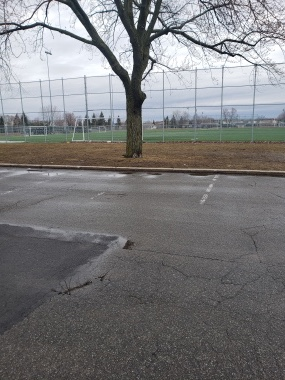
#> input picture files/project_images/image1.jpg, 285 x 380 px
$ python -i HarrisCorner.py   (imports and definitions only)   (older library calls are emulated)
#> lines starting #> are read from the running program, lines starting #| are printed output that depends on the picture
#> further down, picture is the input picture: shape (380, 285, 3); mean B, G, R 123, 121.7, 121.8
import numpy as np
import cv2


def get_x_gradient(image):
    gradient_x = cv2.Sobel(image, ddepth=cv2.CV_64F, dx=1, dy=0)
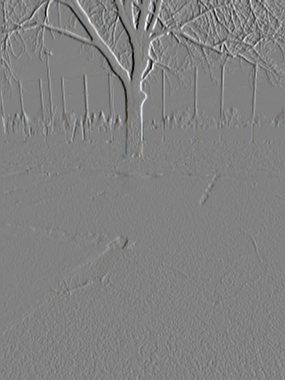
#> gradient_x: shape (380, 285, 3) float64; mean B, G, R 0.3, 0.3, 0.4; drawn with min black and max white
    return gradient_x


def get_y_gradient(image):
    gradient_y = cv2.Sobel(image, ddepth=cv2.CV_64F, dx=0, dy=1)
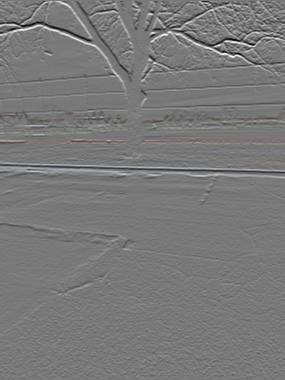
#> gradient_y: shape (380, 285, 3) float64; mean B, G, R -2.1, -1.9, -1.7; drawn with min black and max white
    return gradient_y


def smooth_gradient(i_xx, i_yy, i_xy):
    i_xx = cv2.GaussianBlur(i_xx, (3, 3), 0, 0)
    i_yy = cv2.GaussianBlur(i_yy, (3, 3), 0, 0)
    i_xy = cv2.GaussianBlur(i_xy, (3, 3), 0, 0)
    return i_xx, i_yy, i_xy


def smooth_gradient(i_xx, i_yy, i_xy):
    i_xx = cv2.GaussianBlur(i_xx, (3, 3), 0, 0)
    i_yy = cv2.GaussianBlur(i_yy, (3, 3), 0, 0)
    i_xy = cv2.GaussianBlur(i_xy, (3, 3), 0, 0)
    return i_xx, i_yy, i_xy


def compute_response(i_xx, i_yy, i_xy, window_size):
    step = int(np.floor(window_size / 2))
    response = np.zeros((i_xx.shape[0], i_xx.shape[1]))
    key_points = []
    h, w = i_xx.shape
    for y in range(h):
        for x in range(w):
            if y - step > -1 and y + step + 1 < i_xx.shape[0] and x - step > -1 and x + step + 1 < i_xx.shape[1]:
                xx = i_xx[y - step:y + step + 1, x - step:x + step + 1].sum()
                yy = i_yy[y - step:y + step + 1, x - step:x + step + 1].sum()
                xy = i_xy[y - step:y + step + 1, x - step:x + step + 1].sum()
                r = (xx * yy - xy * xy) - 0.4 * (xx + yy)
                if r > 10:
                    response[y, x] = r
    return response


def non_max_suppression(response, window_size):
    step = int(np.floor(window_size / 2))
    interest_point = []
    # response = np.pad(response, (step, step), 'constant', constant_values=0)
    col, row = response.shape
    for x in range(step, row - step):
        for y in range(step, col - step):
            r = response[y - step: y + step + 1, x - step:x + step + 1]
            maximum = r.max()
            if response[y, x] == maximum and maximum != 0:
                interest_point.append(cv2.KeyPoint(x, y, _size=1))
    return interest_point


def computeHarrisCornerKeyPoints(image):
    image_x = get_x_gradient(image)
    image_y = get_y_gradient(image)
    image_xx = image_x * image_x
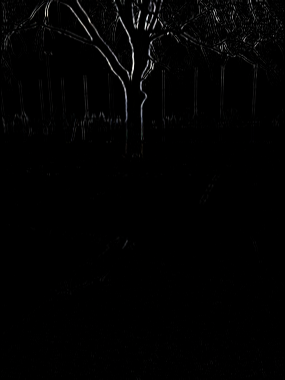
#> image_xx: shape (380, 285, 3) float64; mean B, G, R 7391.1, 7321.7, 7329.7; drawn with min black and max white
    image_yy = image_y * image_y
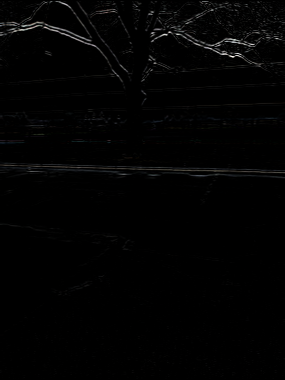
#> image_yy: shape (380, 285, 3) float64; mean B, G, R 9739.6, 9763.2, 9733.8; drawn with min black and max white
    image_xy = image_x * image_y
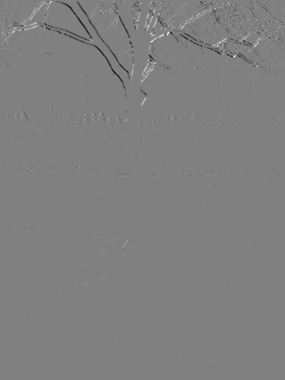
#> image_xy: shape (380, 285, 3) float64; mean B, G, R -968.7, -960.8, -968; drawn with min black and max white

    image_xx, image_yy, image_xy = smooth_gradient(image_xx, image_yy, image_xy)

    response = compute_response(image_xx, image_yy, image_xy, 3)
    key_points_boxes = non_max_suppression(response, 11)

    return key_points_boxes

>>> import cv2
>>> picture = cv2.imread('files/project_images/image1.jpg')
#> (the run stopped early here; a loop or call above may not have finished)

$ run again, on files/project_images/image2.jpg
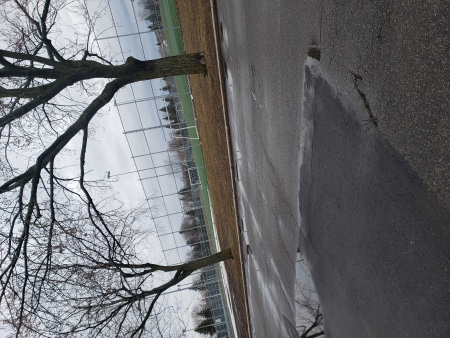
#> input picture files/project_images/image2.jpg, 450 x 338 px
#> picture is the input picture: shape (338, 450, 3); mean B, G, R 111.8, 109.1, 108.1
#> in computeHarrisCornerKeyPoints, `image_xy = image_x * image_y`:
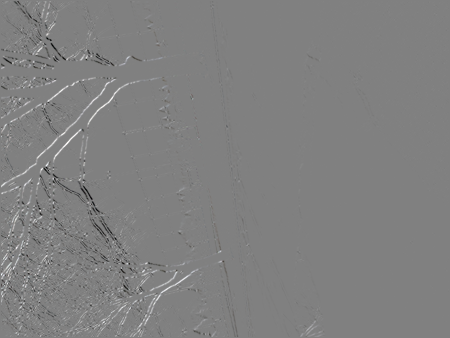
#> image_xy: shape (338, 450, 3) float64; mean B, G, R 521.8, 491.5, 491.6; drawn with min black and max white
#> in smooth_gradient, `i_yy = cv2.GaussianBlur(i_yy, (3, 3), 0, 0)`:
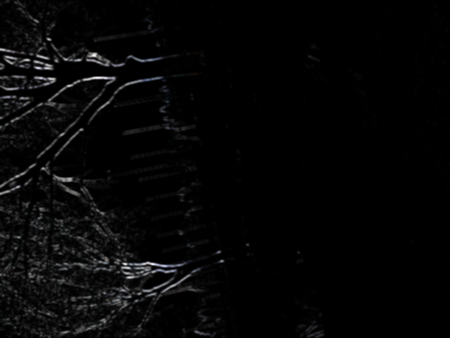
#> i_yy: shape (338, 450, 3) float64; mean of channels 0, 1, 2 12315.9, 12014.2, 11946.8; drawn with min black and max white

$ run again, on files/project_images/image3.jpg
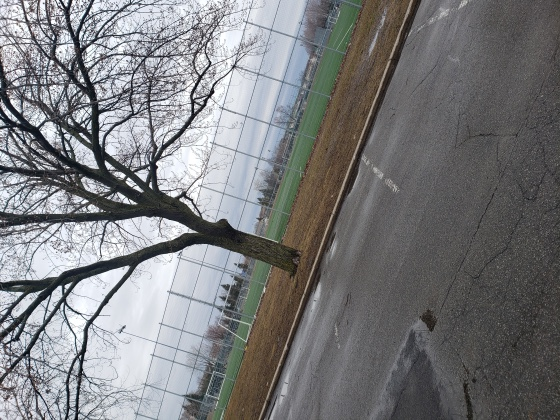
#> input picture files/project_images/image3.jpg, 560 x 420 px
#> picture is the input picture: shape (420, 560, 3); mean B, G, R 125.2, 123.3, 122.5
#> in computeHarrisCornerKeyPoints, `image_xy = image_x * image_y`:
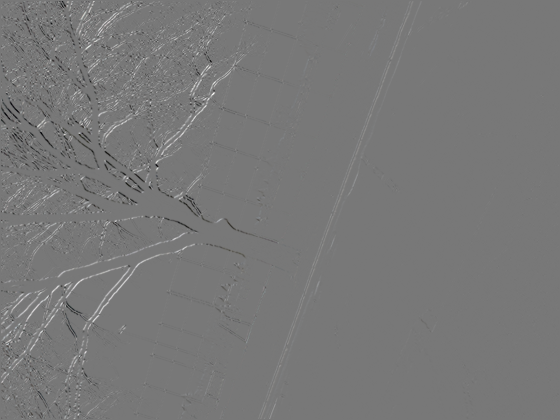
#> image_xy: shape (420, 560, 3) float64; mean B, G, R 1660.5, 1671.2, 1677.1; drawn with min black and max white
#> in smooth_gradient, `i_yy = cv2.GaussianBlur(i_yy, (3, 3), 0, 0)`:
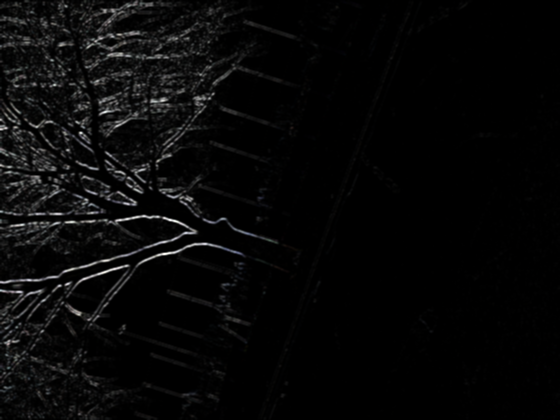
#> i_yy: shape (420, 560, 3) float64; mean of channels 0, 1, 2 15383.9, 15296.6, 15247.1; drawn with min black and max white
